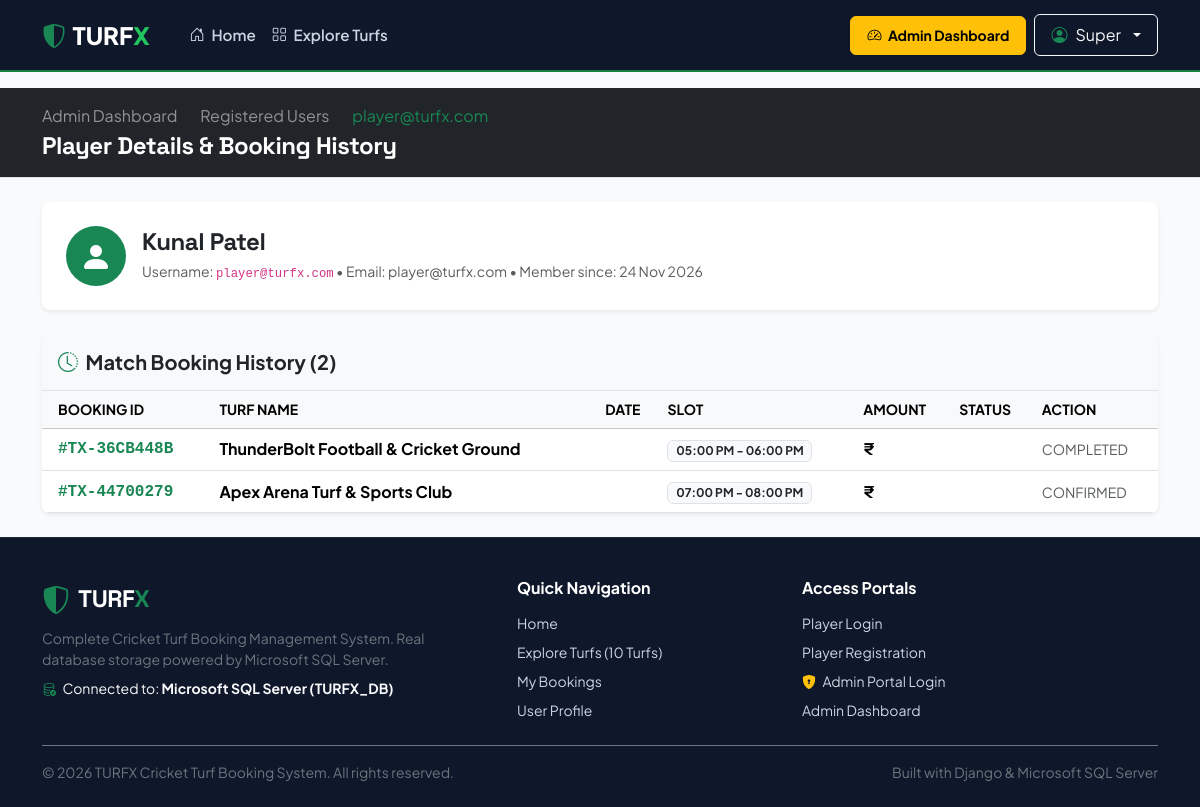
Page /admin-dashboard/user/2/ (signed in) on the committed database.
### booking/models.py (models this page shows, shortened)
class Booking(models.Model):
    STATUS_CHOICES = [
        ('Pending', 'Pending'),
        ('Accepted', 'Accepted'),
        ('Rejected', 'Rejected'),
    ]
    booking_id = models.CharField(max_length=20, unique=True, editable=False)
    user = models.ForeignKey(User, on_delete=models.CASCADE, related_name='bookings')
    turf = models.ForeignKey(Turf, on_delete=models.CASCADE, related_name='bookings')
    booking_date = models.DateField()
    slot = models.ForeignKey(TimeSlot, on_delete=models.CASCADE, related_name='bookings')
    customer_name = models.CharField(max_length=150)
    customer_email = models.EmailField()
    customer_phone = models.CharField(max_length=20)
    total_amount = models.DecimalField(max_digits=10, decimal_places=2)
    status = models.CharField(max_length=20, choices=STATUS_CHOICES, default='Pending')
    admin_notes = models.TextField(blank=True, null=True)
    created_at = models.DateTimeField(auto_now_add=True)
    updated_at = models.DateTimeField(auto_now=True)
    class Meta:
        ordering = ['-booking_date', '-slot__start_time']

class Turf(models.Model):
    name = models.CharField(max_length=150, unique=True)
    slug = models.SlugField(unique=True, blank=True)
    price = models.DecimalField(max_digits=10, decimal_places=2, verbose_name="Hourly Price (₹)")
    location = models.CharField(max_length=200)
    description = models.TextField()
    image_url = models.CharField(max_length=500, blank=True, default="/static/assets/img/hero-carousel/Box-Cricket.jpg")
    image = models.ImageField(upload_to='turfs/', blank=True, null=True)
    is_available = models.BooleanField(default=True, verbose_name="Available for Booking")
    is_featured = models.BooleanField(default=True, verbose_name="Featured on Homepage")
    created_at = models.DateTimeField(auto_now_add=True)
    updated_at = models.DateTimeField(auto_now=True)
    class Meta:
        ordering = ['price', 'name']

class TimeSlot(models.Model):
    start_time = models.TimeField()
    end_time = models.TimeField()
    is_active = models.BooleanField(default=True)
    class Meta:
        ordering = ['start_time']
        unique_together = ('start_time', 'end_time')
    @property
    def label(self):
        return f"{self.start_time.strftime('%I:%M %p')} - {self.end_time.strftime('%I:%M %p')}"

### booking/views.py (the view)
# urls.py: path('admin-dashboard/user/<int:user_id>/', views.admin_user_detail, name='admin_user_detail'),
@user_passes_test(is_admin_user, login_url='admin_login')
def admin_user_detail(request, user_id):
    target_user = get_object_or_404(User, id=user_id)
    user_bookings = Booking.objects.filter(user=target_user).select_related('turf', 'slot').order_by('-created_at')
    context = {
        'target_user': target_user,
        'user_bookings': user_bookings,
    }
    return render(request, 'admin_user_detail.html', context)

### booking/views.py (called while the page is built)
def is_admin_user(user):
    return user.is_authenticated and (user.is_staff or user.is_superuser)

### booking/templates/admin_user_detail.html (shortened to what this page needs)
{% extends 'base.html' %}
{% load static %}
{% block content %}
<div class="bg-dark text-white py-3 border-bottom">
    <div class="container">
        <nav aria-label="breadcrumb">
            <ol class="breadcrumb mb-1 small">
                <li class="breadcrumb-item"><a href="{% url 'admin_dashboard' %}" class="text-white-50 text-decoration-none">Admin Dashboard</a></li>
                <li class="breadcrumb-item"><a href="{% url 'admin_users' %}" class="text-white-50 text-decoration-none">Registered Users</a></li>
                <li class="breadcrumb-item active text-success" aria-current="page">{{ target_user.username }}</li>
            </ol>
        </nav>
        <h1 class="h4 fw-bold mb-0">Player Details &amp; Booking History</h1>
    </div>
</div>
<div class="container py-4">
    <div class="card border-0 rounded-3 p-4 shadow-sm bg-white mb-4">
        <div class="d-flex align-items-center gap-3">
            <div class="rounded-circle bg-success text-white p-3 d-flex align-items-center justify-content-center" style="width: 60px; height: 60px;">
                <i class="bi bi-person-fill fs-2"></i>
            </div>
            <div>
                <h4 class="fw-bold text-dark mb-1">{{ target_user.get_full_name|default:target_user.username }}</h4>
                <div class="text-muted small">
                    Username: <code>{{ target_user.username }}</code> &bull; Email: {{ target_user.email }} &bull; Member since: {{ target_user.date_joined|date:"d M Y" }}
                </div>
            </div>
        </div>
    </div>
    <div class="card border-0 rounded-3 shadow-sm bg-white overflow-hidden">
        <div class="p-3 border-bottom bg-light">
            <h5 class="fw-bold text-dark mb-0"><i class="bi bi-clock-history text-success me-1"></i> Match Booking History ({{ user_bookings.count }})</h5>
        </div>
        <div class="table-responsive">
            <table class="table table-hover align-middle mb-0">
                <thead class="table-light small text-uppercase">
                    <tr>
                        <th class="ps-3">Booking ID</th>
                        <th>Turf Name</th>
                        <th>Date</th>
                        <th>Slot</th>
                        <th>Amount</th>
                        <th>Status</th>
                        <th>Action</th>
                    </tr>
                </thead>
                <tbody>
                    {% for b in user_bookings %}
                        <tr>
                            <td class="ps-3 fw-bold font-monospace text-success">#{{ b.booking_id }}</td>
                            <td class="fw-bold">{{ b.turf.name }}</td>
                            <td>{{ b.booking_date|date:"D, d M Y" }}</td>
                            <td><span class="badge bg-light text-dark border">{{ b.slot.label }}</span></td>
                            <td class="fw-bold">₹{{ b.total_amount|floatformat:0 }}</td>
                            <td>
                            </td>
                            <td>
                                {% if b.status == 'Pending' %}
                                    <div class="btn-group btn-group-sm">
                                        <a href="{% url 'admin_accept_booking' b.booking_id %}" class="btn btn-success btn-sm">Accept</a>
                                        <a href="{% url 'admin_reject_booking' b.booking_id %}" class="btn btn-danger btn-sm">Reject</a>
                                    </div>
                                {% else %}
                                    <span class="small text-muted">{{ b.status }}</span>
                                {% endif %}
                            </td>
                        </tr>
                    {% empty %}
                        <tr>
                            <td colspan="7" class="text-center py-4 text-muted">This user has made no bookings yet.</td>
                        </tr>
                    {% endfor %}
                </tbody>
            </table>
        </div>
    </div>
</div>
{% endblock %}

### booking/templates/base.html (shortened to what this page needs)
{% load static %}
<!DOCTYPE html>
<html lang="en">
<head>
    <link href="https://cdn.jsdelivr.net/npm/bootstrap@5.3.3/dist/css/bootstrap.min.css" rel="stylesheet">
    <link rel="stylesheet" href="https://cdn.jsdelivr.net/npm/bootstrap-icons@1.11.3/font/bootstrap-icons.min.css">
</head>
<body>
    <nav class="navbar navbar-expand-lg navbar-dark navbar-turfx sticky-top">
        <div class="container">
            <a class="navbar-brand" href="{% url 'home' %}">
                <i class="bi bi-shield-shaded text-success"></i>
                <span>TURF<span class="accent">X</span></span>
            </a>
            <div class="collapse navbar-collapse" id="turfxNavbar">
                <ul class="navbar-nav me-auto mb-2 mb-lg-0 ms-lg-3">
                    <li class="nav-item">
                        <a class="nav-link {% if request.resolver_match.url_name == 'home' %}active{% endif %}" href="{% url 'home' %}">
                            <i class="bi bi-house-door me-1"></i> Home
                        </a>
                    </li>
                    <li class="nav-item">
                        <a class="nav-link {% if request.resolver_match.url_name == 'turf_list' %}active{% endif %}" href="{% url 'turf_list' %}">
                            <i class="bi bi-grid me-1"></i> Explore Turfs
                        </a>
                    </li>
                </ul>
                <div class="d-flex align-items-center gap-2">
                    {% if request.user.is_authenticated %}
                        {% if request.user.is_staff or request.user.is_superuser %}
                            <a href="{% url 'admin_dashboard' %}" class="btn btn-warning btn-sm fw-bold px-3 py-2 rounded-2">
                                <i class="bi bi-speedometer2 me-1"></i> Admin Dashboard
                            </a>
                        {% endif %}
                        <div class="dropdown">
                            <button class="btn btn-outline-light dropdown-toggle d-flex align-items-center gap-2 rounded-2 px-3 py-2" type="button" data-bs-toggle="dropdown">
                                <i class="bi bi-person-circle text-success"></i>
                                <span>{{ request.user.first_name|default:request.user.username }}</span>
                            </button>
                        </div>
                    {% endif %}
                </div>
            </div>
        </div>
    </nav>
    <main class="flex-grow-1">
        {% block content %}{% endblock %}
    </main>
    <footer class="footer-turfx">
        <div class="container">
            <div class="row g-4 mb-4">
                <div class="col-md-5">
                    <div class="d-flex align-items-center gap-2 mb-2">
                        <i class="bi bi-shield-shaded text-success fs-3"></i>
                        <span class="brand-font fs-4 fw-bold text-white">TURF<span class="text-success">X</span></span>
                    </div>
                    <p class="small text-secondary mb-2" style="max-width: 400px;">
                        Complete Cricket Turf Booking Management System. Real database storage powered by Microsoft SQL Server.
                    </p>
                    <div class="small text-light">
                        <i class="bi bi-database-check text-success me-1"></i> Connected to: <strong>Microsoft SQL Server (TURFX_DB)</strong>
                    </div>
                </div>
                <div class="col-md-3 col-6">
                    <h6 class="text-white fw-bold mb-3">Quick Navigation</h6>
                    <ul class="list-unstyled small d-flex flex-column gap-2 mb-0">
                        <li><a href="{% url 'home' %}">Home</a></li>
                        <li><a href="{% url 'turf_list' %}">Explore Turfs (10 Turfs)</a></li>
                        <li><a href="{% url 'my_bookings' %}">My Bookings</a></li>
                        <li><a href="{% url 'profile' %}">User Profile</a></li>
                    </ul>
                </div>
                <div class="col-md-4 col-6">
                    <h6 class="text-white fw-bold mb-3">Access Portals</h6>
                    <ul class="list-unstyled small d-flex flex-column gap-2 mb-0">
                        <li><a href="{% url 'login' %}">Player Login</a></li>
                        <li><a href="{% url 'register' %}">Player Registration</a></li>
                        <li><a href="{% url 'admin_login' %}"><i class="bi bi-shield-lock-fill text-warning me-1"></i> Admin Portal Login</a></li>
                        <li><a href="{% url 'admin_dashboard' %}">Admin Dashboard</a></li>
                    </ul>
                </div>
            </div>
            <div class="border-top border-secondary pt-3 d-flex flex-column flex-sm-row justify-content-between align-items-center gap-2 small text-secondary">
                <div>
                    &copy; {% now "Y" %} TURFX Cricket Turf Booking System. All rights reserved.
                </div>
                <div>
                    Built with Django &amp; Microsoft SQL Server
                </div>
            </div>
        </div>
    </footer>
</body>
</html>

### booking/templates/base.html (style rules this page uses)
:root { --turf-green: #15803d; --turf-green-light: #22c55e; --turf-green-dark: #14532d; --charcoal-dark: #0f172a; --charcoal-card: #1e293b; --surface-bg: #f8fafc; }
body { font-family: 'Plus Jakarta Sans', sans-serif; background-color: var(--surface-bg); color: #1e293b; min-height: 100vh; display: flex; flex-direction: column; }
h1, h2, h3, h4, .brand-font { font-family: 'Space Grotesk', sans-serif; letter-spacing: -0.02em; }
.navbar-turfx { background-color: var(--charcoal-dark); border-bottom: 2px solid var(--turf-green); padding: 0.75rem 0; }
.navbar-turfx .navbar-brand { font-size: 1.5rem; font-weight: 800; color: #ffffff; display: flex; align-items: center; gap: 0.4rem; }
.navbar-turfx .navbar-brand span.accent { color: var(--turf-green-light); }
.navbar-turfx .nav-link { color: #cbd5e1; font-weight: 600; font-size: 0.95rem; padding: 0.5rem 0.9rem; border-radius: 6px; transition: all 0.2s ease; }
.footer-turfx { background-color: var(--charcoal-dark); color: #94a3b8; margin-top: auto; border-top: 1px solid rgba(255, 255, 255, 0.08); padding: 2.5rem 0 1.5rem; }
.footer-turfx a { color: #cbd5e1; text-decoration: none; }

### rows in the picture
Booking: booking_id "TX-36CB448B", turf.name "ThunderBolt Football & Cricket Ground", slot.label "05:00 PM - 06:00 PM", status "COMPLETED"
Booking: booking_id "TX-44700279", turf.name "Apex Arena Turf & Sports Club", slot.label "07:00 PM - 08:00 PM", status "CONFIRMED"

### other values in the picture
{{ request.user.first_name|default:request.user.username }} "Super"
{{ target_user.username }} "player@turfx.com"
{{ target_user.get_full_name|default:target_user.username }} "Kunal Patel"
{{ target_user.email }} "player@turfx.com"
{{ target_user.date_joined|date:"d M Y" }} "24 Nov 2026"
{{ user_bookings.count }} "2"
